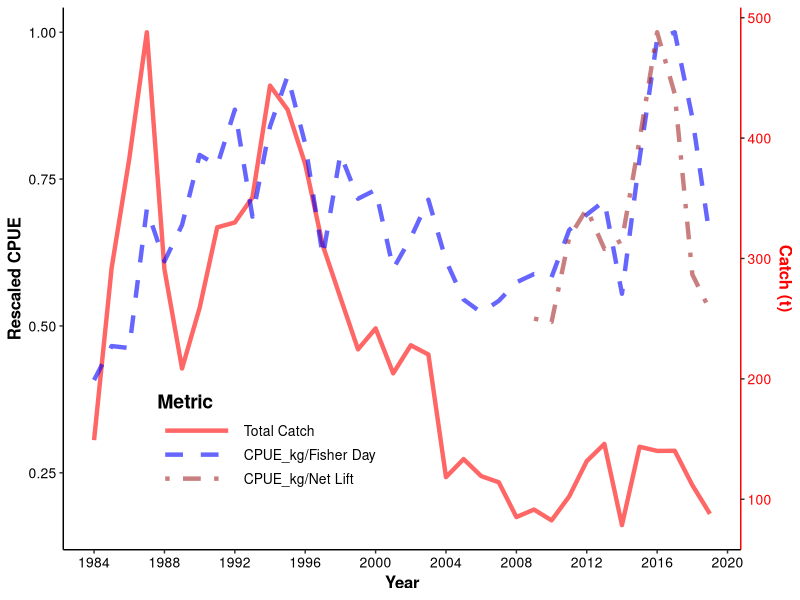
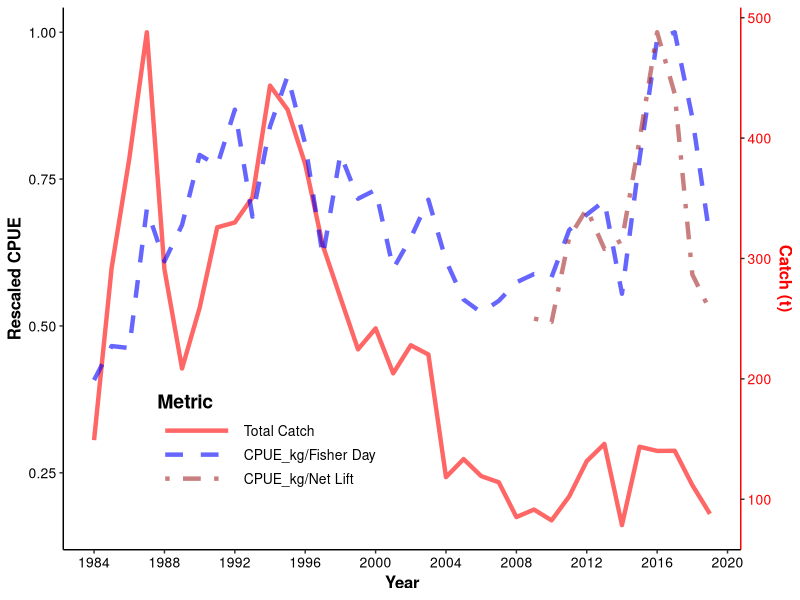
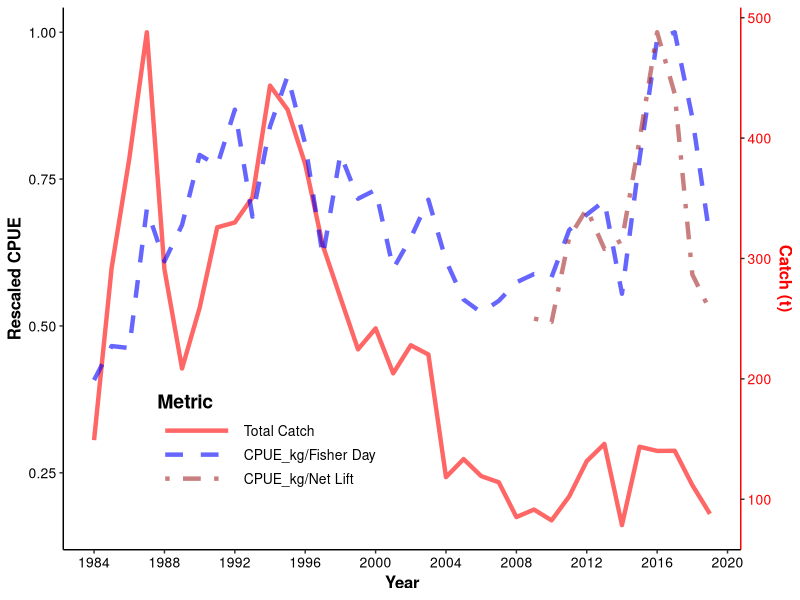

Reproduce these figures in R, in order.
# CPUE Data comparison
library(tidyverse)
mydata <- read_csv("Spanner_for_HS__data_request_01072021.csv")
cor.test(mydata$`CPUE (kg.NL-1)`, mydata$`CPUE (kg.FisherDay-1)`)

mydata <- mydata %>% mutate(CPUE_net_stand = `CPUE (kg.NL-1)`/max(`CPUE (kg.NL-1)`, na.rm=T), # make standardised variables
                            CPUE_Kg_FishDay_stand = `CPUE (kg.FisherDay-1)`/max(`CPUE (kg.FisherDay-1)`, na.rm=T),
                            Catch_stand = `Catch (t)`/max(`Catch (t)`, na.rm=T))

mydata_long <- mydata %>% pivot_longer(cols=c(7,8,9), values_to = "value", names_to = "Metric")
unique(mydata_long$Metric)

ggplot(mydata_long, aes(x=Year, y = value, col=Metric, linetype=Metric)) + geom_line(size=1.5, alpha=0.6) + theme_classic() + # plot all standardised variables
  scale_x_continuous(breaks=seq(1984,2020,4))+ ylab("Rescaled CPUE")+
  scale_y_continuous(sec.axis = sec_axis(~ . *max(mydata$`Catch (t)`), name = "Catch (t)"))+ # this is where the right side axis is put in, so plot as standardised but the labels are showing unstandardised.
  theme(axis.text = element_text(colour="black", size=10),
        axis.text.y.right = element_text(color = "red"),
        axis.title.y.right = element_text(colour="red"),
        axis.line.y.right = element_line(colour="red"),
        legend.title = element_text(face="bold", size=14),
        axis.title = element_text(face="bold", size=12),
        legend.text = element_text(size=10),
        legend.position = c(0.3,0.2),
        legend.key.width = unit(2, units="cm"))+
  scale_color_manual(labels = c("Total Catch", "CPUE_kg/Fisher Day", "CPUE_kg/Net Lift"), values = c("red", "blue", "brown"))+ # redo legend
  scale_linetype_manual(labels = c("Total Catch", "CPUE_kg/Fisher Day", "CPUE_kg/Net Lift"), values = c(1, 2, 4))

  #scale_colour_viridis_d(option="C")
ggsave("Metrics over time2.png", dpi=600, units="cm", width = 21, height = 14.8)
ggsave("Metrics over time2.pdf", dpi=600, units="cm", width = 21, height = 14.8)

